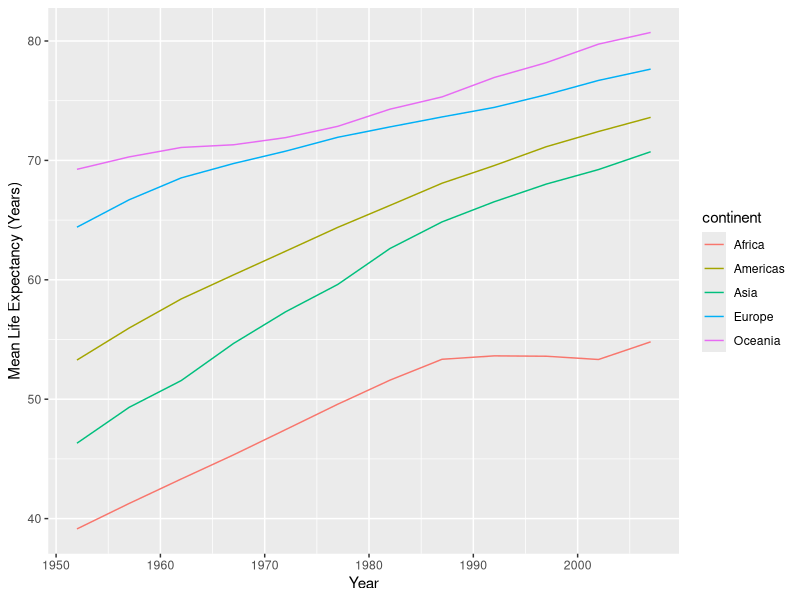
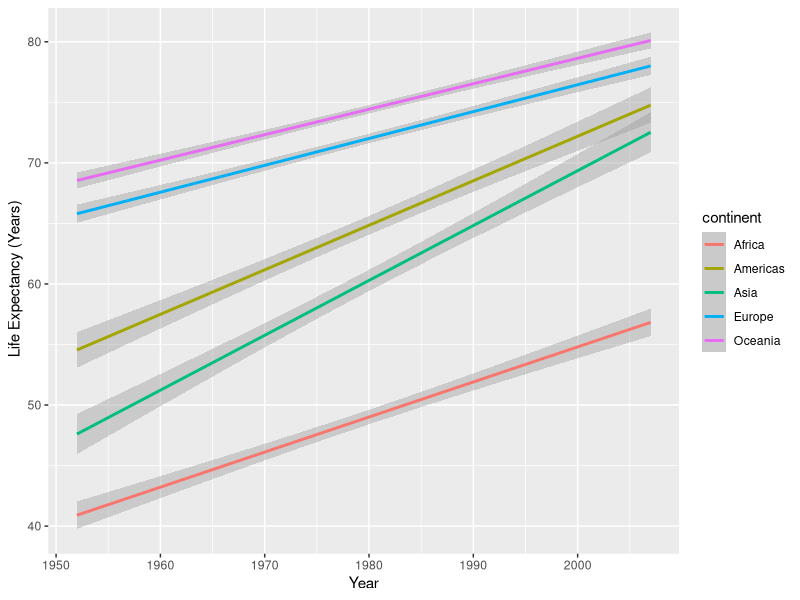
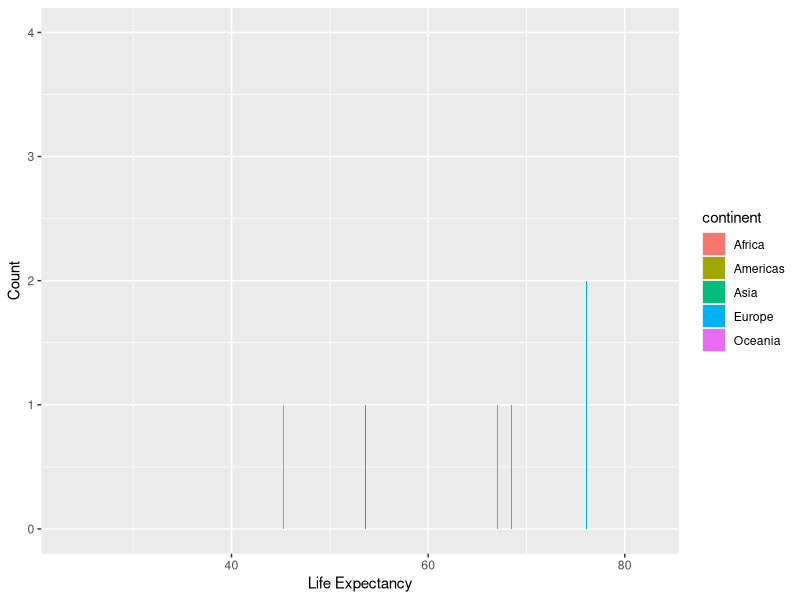
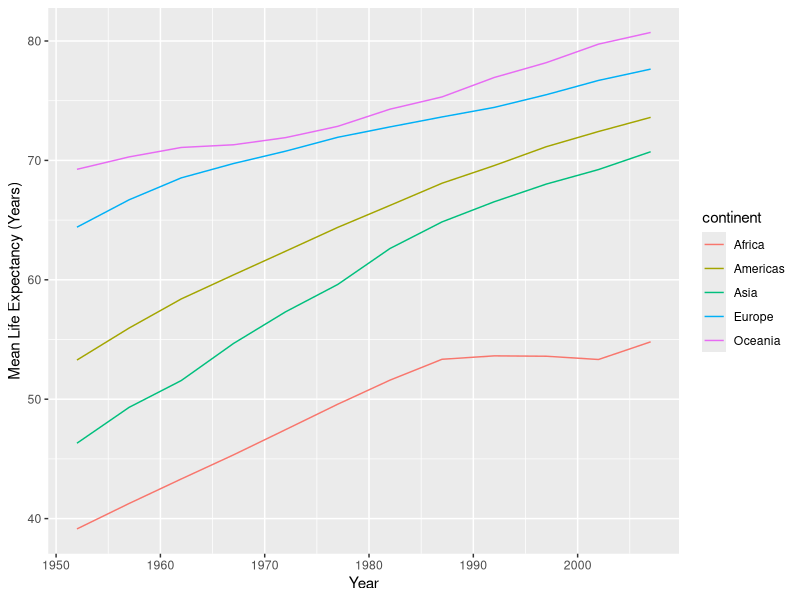
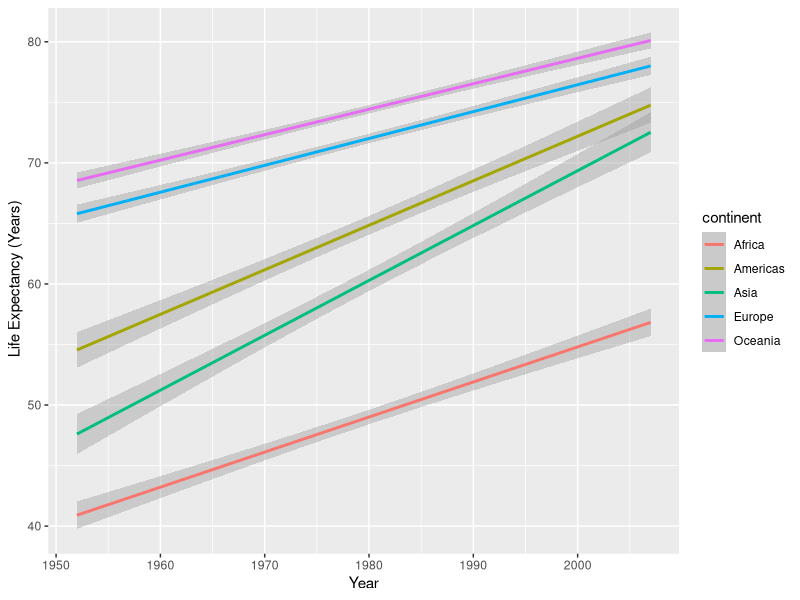
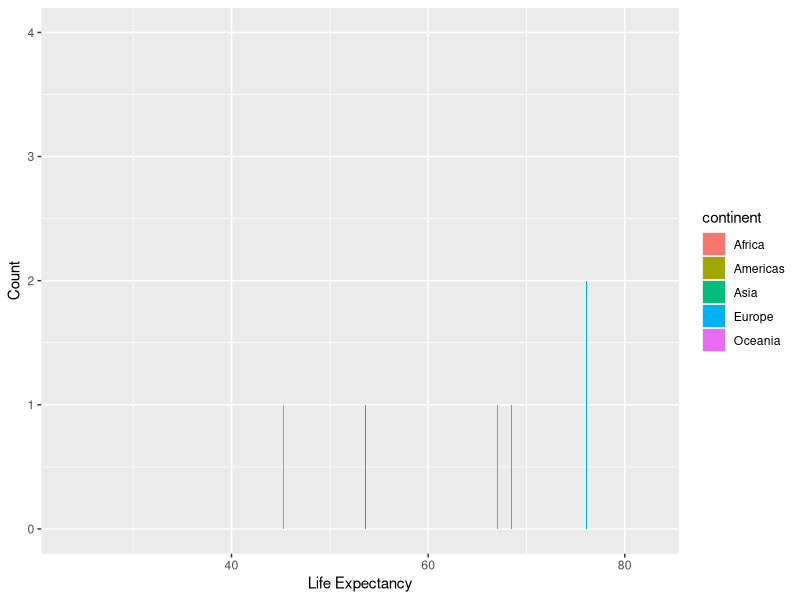

R code for these plots, in order:
library(ggplot2)
library(lattice)
library(plyr)
require(graphics)
library(RColorBrewer)
gDat <- read.delim("gapminderDataFiveYear.txt")
#display.brewer.pal(n = 5, name = 'Dark2')
#p1BrewColors <- brewer.pal(n = 5, name = "Dark2")
#using my homework 4
lifeExpCont <- ddply(gDat, .(continent, year), summarize, meanLifeExp = mean(lifeExp))
p1 <- ggplot(lifeExpCont, aes(x = year, y = meanLifeExp, colour = continent))
p1 + geom_line() +  ylab("Mean Life Expectancy (Years)") + xlab("Year") 
ggsave("meanLifeExp.png")
p2 <- ggplot(gDat, aes(x = year, y = lifeExp, colour = continent))
p2 + geom_smooth(method = "lm") +  ylab(" Life Expectancy (Years)") + xlab("Year")
ggsave("LifeExpErrorIntervalsLinearModel.png")
p3 <- ggplot(gDat, aes(x = lifeExp, fill = continent))
p3 + geom_bar(binwidth = 1.5) + ylab("Count") + xlab("Life Expectancy")
ggsave("LayeredHistogram.png")
gDat <- within(gDat, continent <- reorder(continent, lifeExp, mean)) #reorder continents
gDat <- arrange(gDat, continent) #reorder complete
write.table(gDat, "gapminderOrderedContinents.txt", quote = FALSE,
            sep = "\t", row.names = FALSE)
#levels(jDat$continent)
#reference http://www.stat.ubc.ca/~jenny/STAT545A/block04_dataAggregation.html
gFit <- function(x){
  lm(lifeExp ~ I(year - 1952), x)
}
gFun <- function(x) {
  estCoefs <- coef(lm(lifeExp ~ I(year - 1952), x))
  estResid <- summary(gFit(x))$sigma
  estAll <- c(estCoefs, estResid)
  names(estAll) <- c("intercept", "slope", "residual")
  return(estAll)
}
jDat <- droplevels(subset(gDat, continent != "Oceania"))
gCoefs <- ddply(jDat, ~country + continent, gFun)
gCoefs <- arrange(gCoefs, continent)
write.table(gCoefs, "gapminderWithInterceptsOrdered.txt", quote = FALSE,
            sep = "\t", row.names = FALSE)
